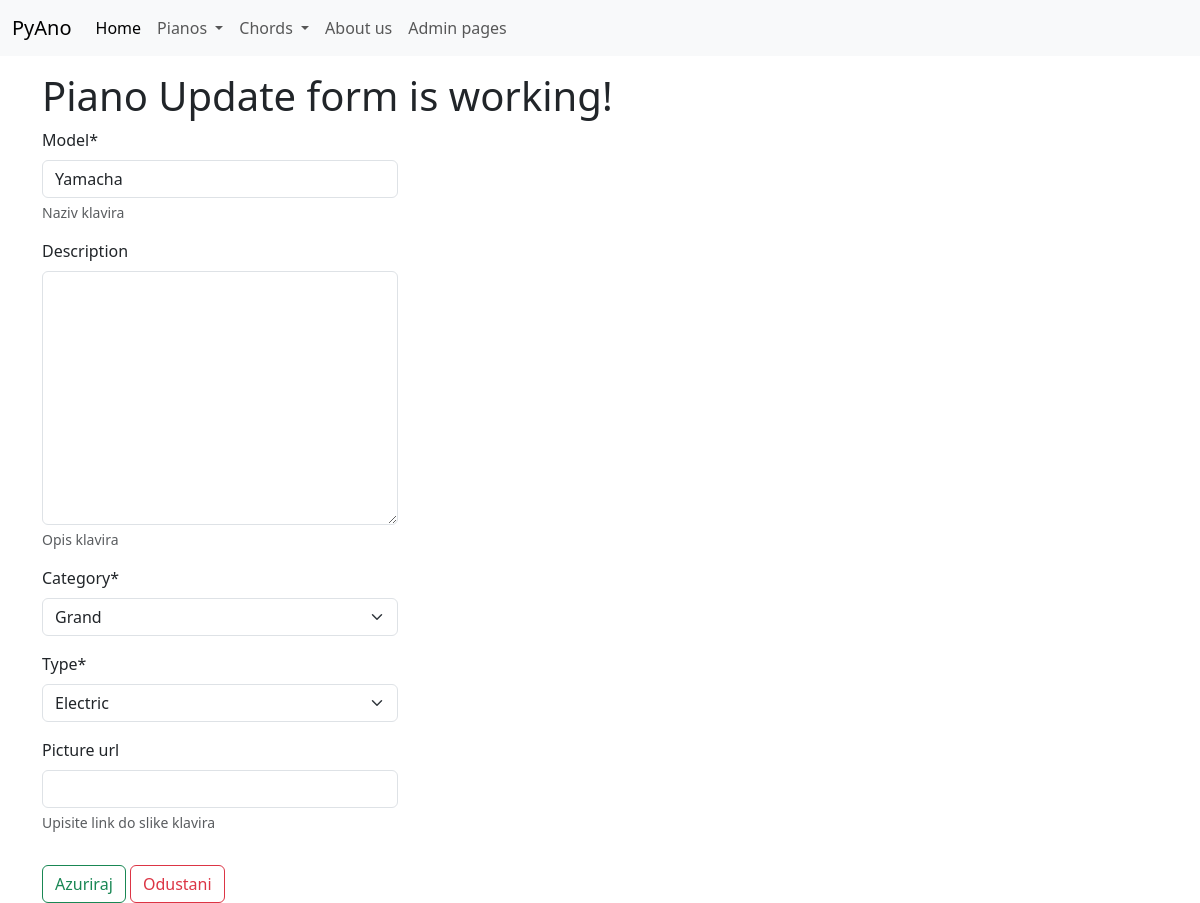
Before: /pianos//update/1 with the older database file.
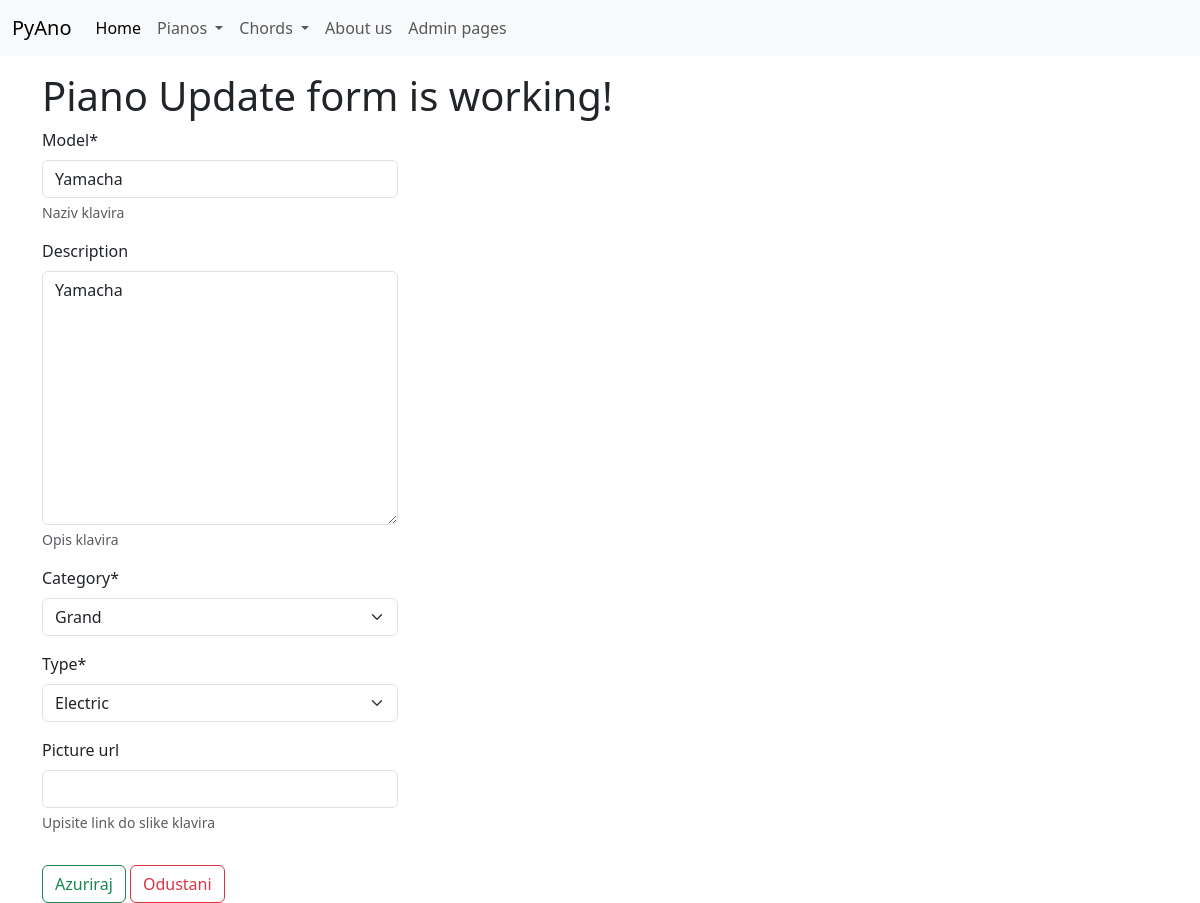
After: the same page with the newer database file.
### pianos/models/pianos.py (models this page shows, shortened)
class Piano(models.Model):
    model = models.CharField(max_length=150,
                             null=False,
                             blank=False,
                             help_text='Naziv klavira')
    description = models.TextField(max_length=750,
                                   null=True,
                                   blank=True,
                                   help_text='Opis klavira')
    category = models.ForeignKey(PianoCategory,
                                 null=False,
                                 default=0,
                                 on_delete=models.SET_DEFAULT)
    type = models.ForeignKey(PianoType,
                             null=False,
                             default=0,
                             on_delete=models.SET_DEFAULT)
    picture_url = models.CharField(max_length=750,
                                   null=True,
                                   blank=True,
                                   help_text='Upisite link do slike klavira')

### pianos/views.py (the view)
# urls.py: path('/update/<int:pk>', views.PianoUpdateView.as_view(), name='pianos_update'),
class PianoUpdateView(UpdateView):
    model = Piano
    fields = '__all__'
    template_name_suffix = '_update_form'
    success_url = reverse_lazy('pianos:pianos_list')

### pianos/models/piano_category.py (called while the page is built)
    def __str__(self):
        return f'{self.name}'

### pianos/models/piano_type.py (called while the page is built)
    def __str__(self):
        return f'{self.name}'

### templates/pianos/piano_update_form.html (shortened to what this page needs)
{% extends "base/base.html" %}
{% load crispy_forms_tags %}
{% block page_content %}
<h1>Piano Update form is working!</h1>
<div class="row">
    <div class="col-4">
        <form method="post">
            {{ form | crispy }}
            <input type="submit" value="Azuriraj" class="mt-3 btn btn-outline-success" />
            <a class="mt-3 btn btn-outline-danger" href="{% url 'pianos:pianos_list' %}">Odustani</a>
        </form>
    </div>
</div>
{% endblock page_content %}

Changed rows visible on the page:
changed Piano "Yamacha": description (not shown) → "Yamacha"
